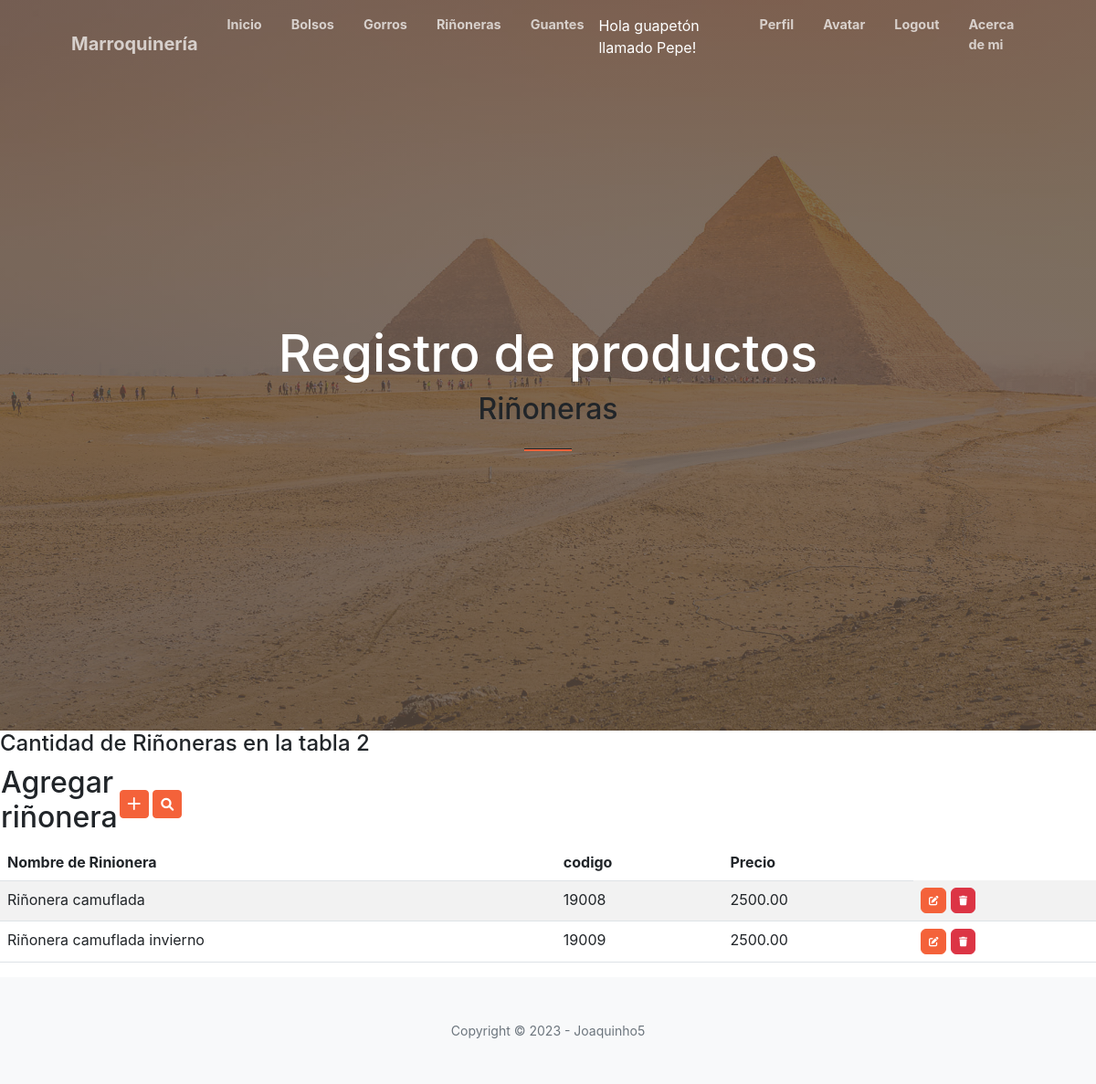
/riñoneras/ (signed in), run on the app's committed database.
### aplicacion/models.py (models this page shows, shortened)
class Rinionera(models.Model):
    nombre = models.CharField(max_length=200)
    codigo = models.CharField(max_length=200)
    precio = models.DecimalField(max_digits=10, decimal_places=2)

### aplicacion/views.py (called while the page is built)
@login_required
def rinionera(request):
    contexto = {'Rinioneras': Rinionera.objects.all()}
    return render(request, "aplicacion/rinionera.html", contexto)

### aplicacion/templates/aplicacion/rinionera.html (shortened to what this page needs)
{% extends 'aplicacion/base.html' %}
{% load static %}
{% block titulo %}
    Riñoneras
{% endblock titulo %}
{% block contenido %}
<h4>Cantidad de Riñoneras en la tabla {{ Rinioneras|length }}</h4>
<table>
    <tr>
        <td width="120"><h2>Agregar riñonera</h2></td>
        <td>
            <a href="{% url 'createRinionera' %}" class="btn btn-primary btn-sm">
                <i class="bi bi-plus-lg" title="New Record"></i>
            </a>
            <a href="{% url 'buscar_rinionera' %}" class="btn btn-primary btn-sm">
                <i class="fa-solid fa-magnifying-glass"></i>
            </a>
        </td>
    </tr>
</table>
<table class="table table-striped">
    <thead>
        <tr>
            <th>Nombre de Rinionera</th>
            <th>codigo</th>
            <th>Precio</th>
        </tr>
    </thead>
    <tbody>
{% for g in Rinioneras %}
        <tr>
            <td>{{ g.nombre }}</td>
            <td>{{ g.codigo }}</td>
            <td>{{ g.precio }}</td>
            <td>
                <a href="{% url 'updateRinionera' g.id %}" class="btn btn-primary" style="--bs-btn-padding-y: .25rem; --bs-btn-padding-x: .5rem; --bs-btn-font-size: .75rem;">
                </a>
                <a href="{% url 'deleteRinionera' g.id %}" class="btn btn-danger" style="--bs-btn-padding-y: .25rem; --bs-btn-padding-x: .5rem; --bs-btn-font-size: .75rem;">
                </a>
            </td>
        </tr>
{% endfor %}
    </tbody>
</table>
{% endblock contenido %}

### aplicacion/templates/aplicacion/base.html (shortened to what this page needs)
<!DOCTYPE html>
<html lang="en">
    <head>
        {% load static %}
        <link href="https://cdn.jsdelivr.net/npm/bootstrap-icons@1.5.0/font/bootstrap-icons.css" rel="stylesheet" />
        <link href="https://cdnjs.cloudflare.com/ajax/libs/font-awesome/5.15.4/css/all.min.css" rel="stylesheet" />
        <link rel="stylesheet" href="https://cdnjs.cloudflare.com/ajax/libs/font-awesome/6.0.0-beta3/css/all.min.css">
        <link href="https://cdnjs.cloudflare.com/ajax/libs/SimpleLightbox/2.1.0/simpleLightbox.min.css" rel="stylesheet" />
        <link href="{% static 'aplicacion/css/styles.css' %}" rel="stylesheet" />
    </head>
    <body id="page-top">
        <nav class="navbar navbar-expand-lg navbar-light fixed-top py-3" id="mainNav">
            <div class="container px-4 px-lg-5">
                <a class="navbar-brand" href="#page-top">Marroquinería</a>
                <div class="collapse navbar-collapse" id="navbarResponsive">
                    <ul class="navbar-nav ms-auto my-2 my-lg-0">
                        <li class="nav-item"><a class="nav-link" href="{% url 'base' %}">Inicio</a></li>
                        {% if user.is_authenticated %}
                        <li class="nav-item"><a class="nav-link" href="{% url 'bolso' %}">Bolsos</a></li>
                        <li class="nav-item"><a class="nav-link" href="{% url 'gorro' %}">Gorros</a></li>
                        <li class="nav-item"><a class="nav-link" href="{% url 'rinionera' %}">Riñoneras</a></li>
                        <li class="nav-item"><a class="nav-link" href="{% url 'guante' %}">Guantes</a></li>
                        <p style="color:white">Hola guapetón llamado {{user.username}}!</p>
                        <li class="nav-item"><a class="nav-link" href="{% url 'editar_perfil' %}">Perfil</a>
                        <li class="nav-item"><a class="nav-link" href="{% url 'agregar_avatar' %}">Avatar</a>
                        <li class="nav-item"><a class="nav-link" href="{% url 'logout' %}">Logout</a>
                        {% else %}
                        <li class="nav-item"><a class="nav-link" href="{% url 'registro' %}">Registro</a>
                        <li class="nav-item"><a class="nav-link" href="{% url 'login' %}">Login</a>
                        {% endif %}
                        <li class="nav-item"><a class="nav-link" href="{% url 'about' %}">Acerca de mi</a>
                    </ul>
                </div>
            </div>
        </nav>
        <header class="masthead">
            <div class="container px-4 px-lg-5 h-100">
                <div class="row gx-4 gx-lg-5 h-100 align-items-center justify-content-center text-center">
                    <div class="col-lg-8 align-self-end">
                        <h1 class="text-white font-weight-bold">Registro de productos</h1>
                        <h2>
                            {% block titulo %}
                            {% endblock titulo %}
                        </h2>
                        <hr class="divider" />
                    </div>
                </div>
            </div>
        </header>
        {% block contenido %}
        {% endblock contenido %}
        <footer class="bg-light py-5">
            <div class="container px-4 px-lg-5"><div class="small text-center text-muted">Copyright &copy; 2023 - Joaquinho5</div></div>
        </footer>
    </body>
</html>

### data on the page
Rinionera: nombre "Riñonera camuflada", codigo "19008", precio "2500.00"
Rinionera: nombre "Riñonera camuflada invierno", codigo "19009", precio "2500.00"

### other printed values
{{ user.username }} "Pepe"
{{ Rinioneras|length }} "2"
